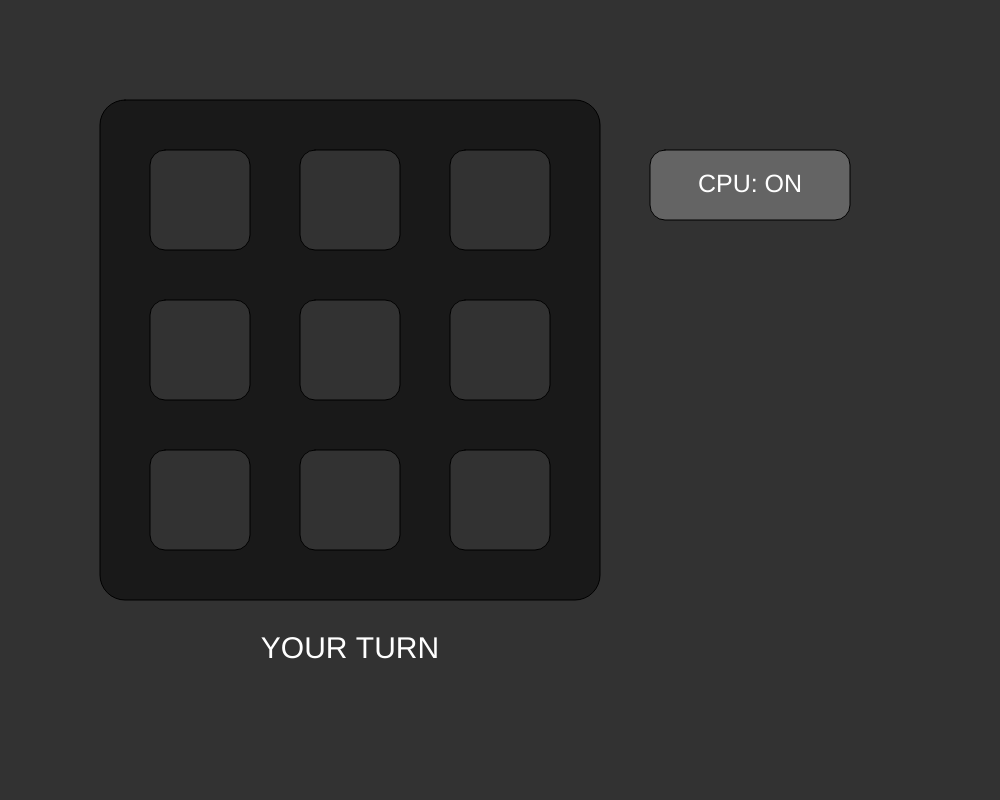
Frame 1 (no input)
Frame 60 (no input): identical to frame 1, image omitted
Frame 120 (the mouse pressed at the canvas centre since frame 60): identical to frame 1, image omitted

The p5.js sketch that drew this single still picture (run headless with seeded random() and noise() and a simulated clock; from frame 60 on, the mouse is pressed at the canvas centre):

// p5.js sketch
// ── sketch.js
let blocks = [
  // Row 1
  { x: 150, y: 150, color: "grey", winning: false },
  { x: 300, y: 150, color: "grey", winning: false },
  { x: 450, y: 150, color: "grey", winning: false },

  // Row 2
  { x: 150, y: 300, color: "grey", winning: false },
  { x: 300, y: 300, color: "grey", winning: false },
  { x: 450, y: 300, color: "grey", winning: false },

  // Row 3
  { x: 150, y: 450, color: "grey", winning: false },
  { x: 300, y: 450, color: "grey", winning: false },
  { x: 450, y: 450, color: "grey", winning: false }
];

let currentColor = "red";
let winner = "";
let gameOver = false;
let cpuThinking = false;

// CPU can be turned on or off
let cpuEnabled = true;

function setup() {
  createCanvas(1000, 800);
}

function draw() {
  background(50);

  // Draw base
  fill(25);
  rect(100, 100, 500, 500, 25);

  // Draw blocks
  for (let block of blocks) {

    if (block.color === "grey") {
      fill(50);
    }

    if (block.color === "red") {
      fill(255, 0, 0);
    }

    if (block.color === "blue") {
      fill(0, 0, 255);
    }

    // Make winning blocks bigger
    if (block.winning) {
      rect(block.x - 10, block.y - 10, 120, 120, 15);
    }
    else {
      rect(block.x, block.y, 100, 100, 15);
    }
  }

  // Display game text
  fill(255);
  textAlign(CENTER, CENTER);

  if (winner !== "") {
    textSize(50);
    text(winner.toUpperCase() + " WINS!", 350, 650);
  }

  else if (gameOver) {
    textSize(50);
    text("DRAW!", 350, 650);
  }

  else if (cpuThinking) {
    textSize(30);
    text("CPU'S TURN", 350, 650);
  }

  else {
    textSize(30);

    if (cpuEnabled) {

      if (currentColor === "red") {
        text("YOUR TURN", 350, 650);
      }
      else {
        text("CPU'S TURN", 350, 650);
      }

    }
    else {
      text(currentColor.toUpperCase() + "'S TURN", 350, 650);
    }
  }

  // Draw CPU button
  fill(100);
  rect(650, 150, 200, 70, 15);

  fill(255);
  textSize(25);

  if (cpuEnabled) {
    text("CPU: ON", 750, 185);
  }
  else {
    text("CPU: OFF", 750, 185);
  }

  // Draw reset button when game is over
  if (gameOver) {

    fill(100);
    rect(650, 300, 200, 70, 15);

    fill(255);
    textSize(25);
    text("RESET GAME", 750, 335);
  }
}

function mouseClicked() {

  // Check CPU button
  if (
    mouseX >= 650 &&
    mouseX <= 850 &&
    mouseY >= 150 &&
    mouseY <= 220
  ) {

    if (!cpuThinking) {
      cpuEnabled = !cpuEnabled;
    }

    return;
  }

  // Check reset button
  if (gameOver) {

    if (
      mouseX >= 650 &&
      mouseX <= 850 &&
      mouseY >= 300 &&
      mouseY <= 370
    ) {
      resetGame();
    }

    return;
  }

  // Don't allow clicks while CPU is thinking
  if (cpuThinking) {
    return;
  }

  // When CPU is on, the player controls red
  if (cpuEnabled && currentColor !== "red") {
    return;
  }

  // Check every block
  for (let i = 0; i < blocks.length; i++) {

    let block = blocks[i];

    // Check if the mouse is inside the block
    if (
      mouseX >= block.x &&
      mouseX <= block.x + 100 &&
      mouseY >= block.y &&
      mouseY <= block.y + 100
    ) {

      // Only grey blocks can be selected
      if (block.color === "grey") {

        // Give the block the current player's color
        block.color = currentColor;

        // Check for a winner
        checkWinner();

        // Check for a draw
        if (winner === "") {
          checkDraw();
        }

        // Continue the game if nobody won
        if (!gameOver) {

          // Start the CPU's turn
          if (cpuEnabled) {

            currentColor = "blue";
            cpuThinking = true;

            // Wait half a second before the CPU moves
            setTimeout(cpuMove, 500);
          }

          // Switch players when CPU is off
          else {

            if (currentColor === "red") {
              currentColor = "blue";
            }
            else {
              currentColor = "red";
            }
          }
        }

        break;
      }
    }
  }
}

function cpuMove() {

  // Stop if CPU is disabled
  if (!cpuEnabled) {
    cpuThinking = false;
    return;
  }

  // Stop if the game has ended
  if (gameOver) {
    cpuThinking = false;
    return;
  }

  // Find all empty blocks
  let emptyBlocks = [];

  for (let i = 0; i < blocks.length; i++) {

    if (blocks[i].color === "grey") {
      emptyBlocks.push(i);
    }
  }

  // Choose a random empty block
  if (emptyBlocks.length > 0) {

    let randomIndex = floor(random(emptyBlocks.length));

    let chosenBlock = emptyBlocks[randomIndex];

    // Make the chosen block blue
    blocks[chosenBlock].color = "blue";
  }

  // CPU has finished its turn
  cpuThinking = false;

  // Check if the CPU won
  checkWinner();

  // Check for a draw
  if (winner === "") {
    checkDraw();
  }

  // Give the turn back to the player
  if (!gameOver) {
    currentColor = "red";
  }
}

function checkWinner() {

  // All possible winning combinations
  let winningCombinations = [
    // Rows
    [0, 1, 2],
    [3, 4, 5],
    [6, 7, 8],

    // Columns
    [0, 3, 6],
    [1, 4, 7],
    [2, 5, 8],

    // Diagonals
    [0, 4, 8],
    [2, 4, 6]
  ];

  // Check every winning combination
  for (let combo of winningCombinations) {

    let first = blocks[combo[0]].color;
    let second = blocks[combo[1]].color;
    let third = blocks[combo[2]].color;

    if (
      first !== "grey" &&
      first === second &&
      first === third
    ) {

      // Set the winner
      winner = first;
      gameOver = true;
      cpuThinking = false;

      // Make the winning blocks bigger
      blocks[combo[0]].winning = true;
      blocks[combo[1]].winning = true;
      blocks[combo[2]].winning = true;

      return;
    }
  }
}

function checkDraw() {

  // Check if any grey blocks remain
  for (let block of blocks) {

    if (block.color === "grey") {
      return;
    }
  }

  // No grey blocks remain, so it is a draw
  gameOver = true;
  cpuThinking = false;
}

function resetGame() {

  // Reset every block
  for (let block of blocks) {
    block.color = "grey";
    block.winning = false;
  }

  // Reset the game
  currentColor = "red";
  winner = "";
  gameOver = false;
  cpuThinking = false;
}
